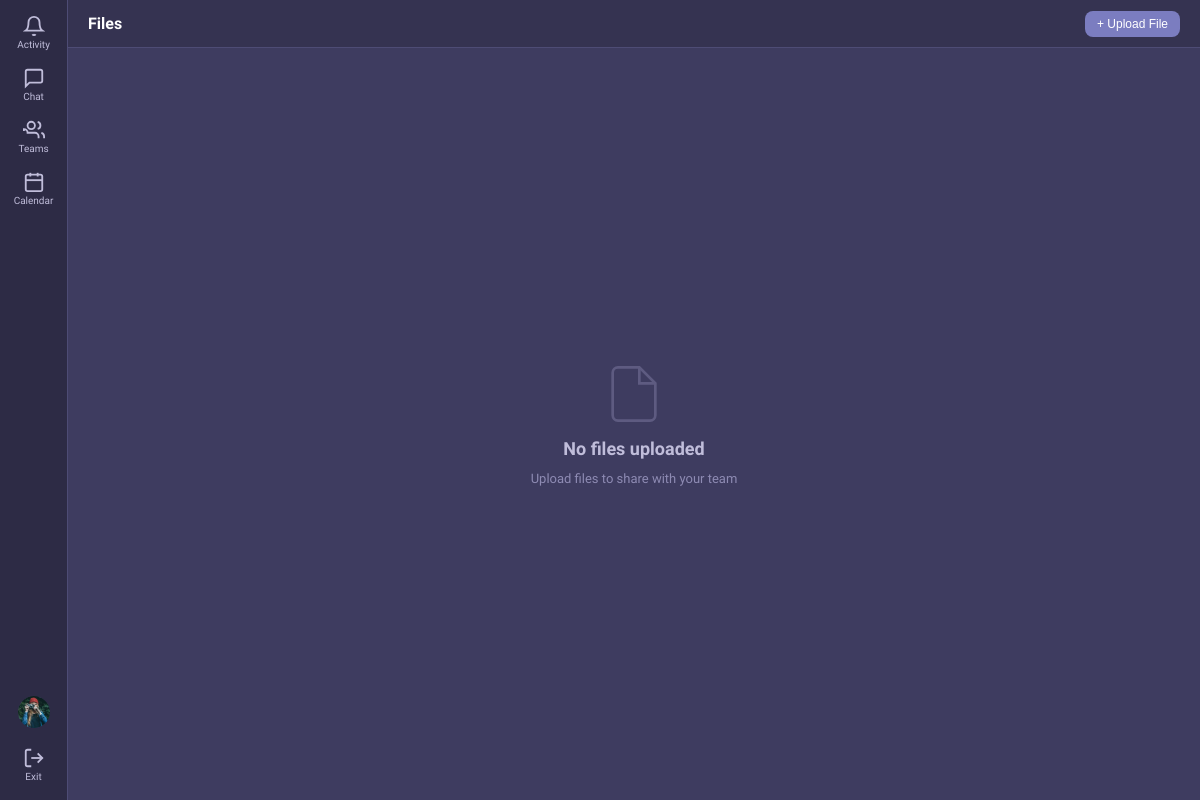
Before: /files/ (signed in) with the older database file.
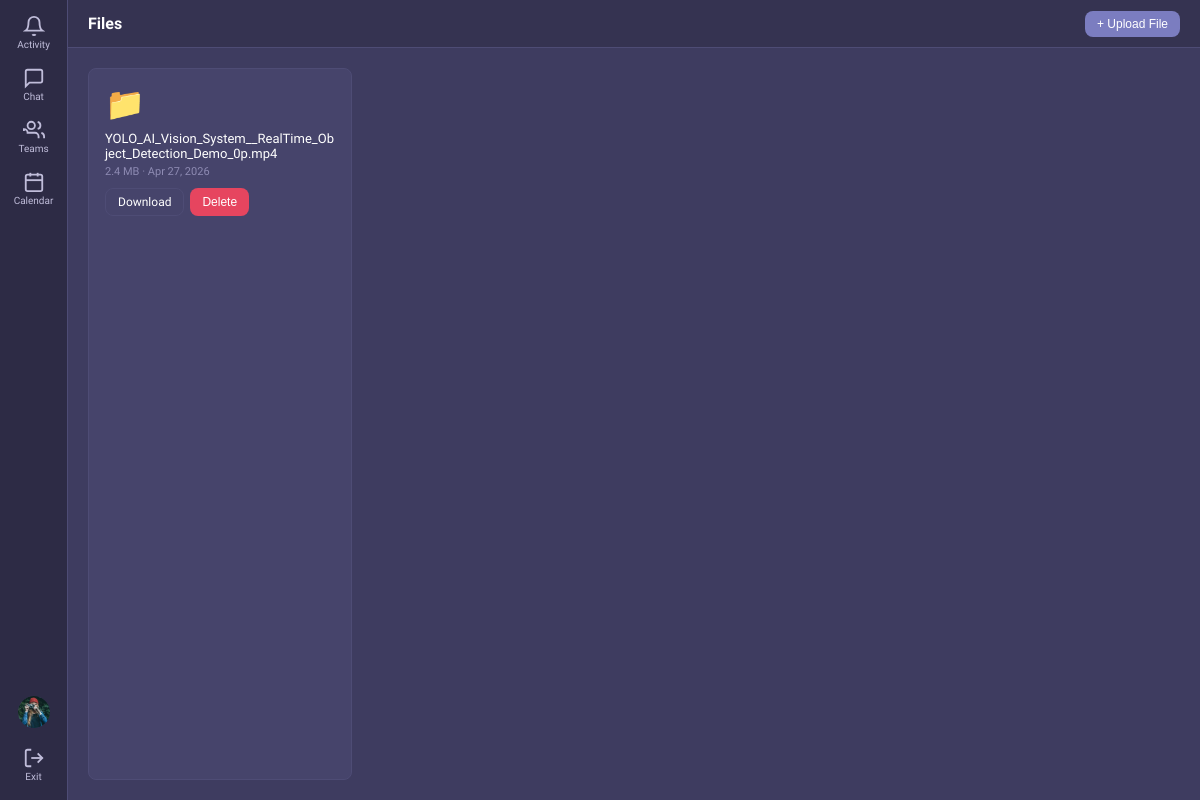
After: the same page with the newer database file.
### files/models.py (models this page shows, shortened)
class FileAttachment(models.Model):
    file = models.FileField(upload_to='attachments/%Y/%m/')
    original_name = models.CharField(max_length=255)
    file_size = models.PositiveIntegerField(default=0)
    file_type = models.CharField(max_length=50, blank=True, default='')
    uploaded_by = models.ForeignKey(
        settings.AUTH_USER_MODEL,
        on_delete=models.CASCADE,
        related_name='uploaded_files'
    )
    uploaded_at = models.DateTimeField(auto_now_add=True)
    def get_file_url(self):
        if self.file:
            return self.file.url
        return None
    def is_image(self):
        return self.file_type.startswith('image/')
    def is_pdf(self):
        return self.file_type == 'application/pdf'
    def get_size_display(self):
        if self.file_size < 1024:
            return f"{self.file_size} B"
        elif self.file_size < 1024 * 1024:
            return f"{self.file_size / 1024:.1f} KB"
        else:
            return f"{self.file_size / (1024 * 1024):.1f} MB"
    class Meta:
        ordering = ['-uploaded_at']

### files/views.py (the view)
# urls.py: path('', views.files_home_view, name='files_home'),
@login_required
def files_home_view(request):
    files = FileAttachment.objects.filter(uploaded_by=request.user)
    from teams.models import Team
    user_teams = Team.objects.filter(memberships__user=request.user)
    from chat.models import Notification
    unread_notifs = Notification.objects.filter(user=request.user, is_read=False).count()
    return render(request, 'files/files_home.html', {
        'files': files,
        'user_teams': user_teams,
        'unread_notifs': unread_notifs,
    })

### accounts/models.py (called while the page is built)
    def get_profile_image_url(self):
        if self.profile_image:
            return self.profile_image.url
        return '/static/images/default-avatar.svg'

### templates/files/files_home.html (shortened to what this page needs)
{% extends 'base.html' %}
{% load static %}
{% block body %}
<div class="app-layout">
    {% include 'partials/sidebar.html' with active_tab='files' %}
    <div class="main-content">
        <div class="content-header">
            <div class="content-header-left"><h3>Files</h3></div>
            <div class="content-header-right">
                <button class="btn btn-primary btn-sm" style="width:auto" onclick="document.getElementById('upload-input').click()" id="btn-upload">+ Upload File</button>
            </div>
        </div>
        <div class="files-grid" id="files-grid">
            {% for file in files %}
            <div class="file-card" id="file-{{ file.id }}">
                <div class="file-card-icon">
                    {% if file.is_image %}🖼️{% elif file.is_pdf %}📄{% else %}📁{% endif %}
                </div>
                <div class="file-card-name">{{ file.original_name }}</div>
                <div class="file-card-meta">{{ file.get_size_display }} · {{ file.uploaded_at|date:"M d, Y" }}</div>
                <div class="file-card-actions">
                    <a href="{{ file.get_file_url }}" class="btn btn-secondary btn-sm" download>Download</a>
                    <button class="btn btn-danger btn-sm" onclick="deleteFile({{ file.id }})">Delete</button>
                </div>
            </div>
            {% empty %}
            <div class="empty-state" style="grid-column:1/-1">
                <svg viewBox="0 0 24 24" width="64" height="64" fill="none" stroke="currentColor" stroke-width="1"><path d="M14 2H6a2 2 0 00-2 2v16a2 2 0 002 2h12a2 2 0 002-2V8z"/><polyline points="14 2 14 8 20 8"/></svg>
                <h3>No files uploaded</h3>
                <p>Upload files to share with your team</p>
            </div>
            {% endfor %}
        </div>
    </div>
</div>
{% endblock %}

Changed rows visible on the page:
added FileAttachment: original_name "YOLO_AI_Vision_System__RealTime_Object_Detection_Demo_0p.mp4", size "2.4 MB", uploaded_at "Apr 27, 2026"
Other visible differences:
text no longer shown: "No files uploaded Upload files to share with your team"
